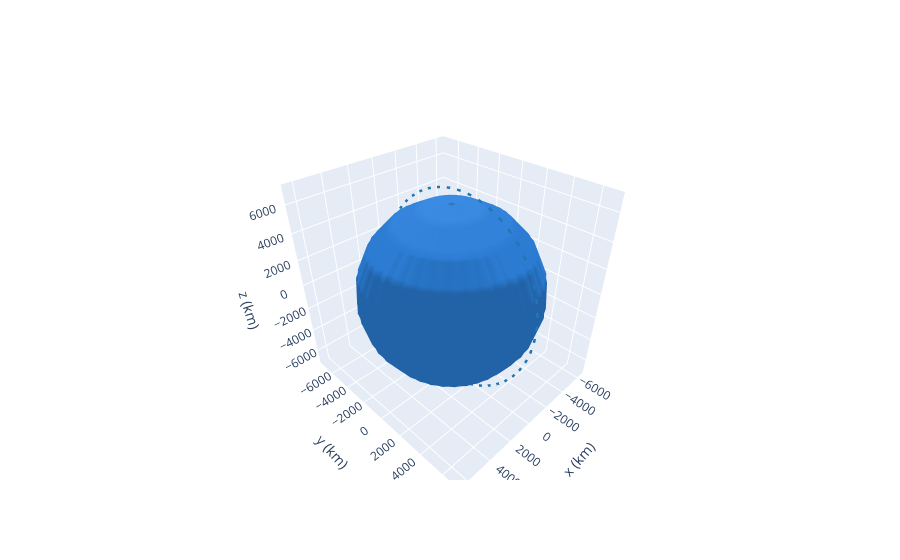

Notebook code for this chart:
### Code cell
sat0 = Orbit.from_classical(Earth, a, ecc, inc, raan, argp, 0 * u.deg)
frame = OrbitPlotter3D()
frame.plot(sat0)
frame.show()

### Figure 1 — Plotly figure (JSON) as saved in the notebook; plotly's stock layout.template omitted (floating-point values rounded to 4 significant figures; data arrays with more than 128 entries replaced by an {"elided": "..."} marker saying what was removed)
{"data": [{"cauto": false, "cmax": 1, "cmin": 1, "colorscale": [[0, "#2a7bd1"], [1, "#2a7bd1"]], "name": "Earth", "showscale": false, "type": "surface", "x": {"elided": "20x20 float values"}, "y": {"elided": "20x20 float values"}, "z": {"elided": "20x20 float values"}}, {"line": {"color": "rgb(31, 119, 180)", "dash": "dash", "width": 5}, "mode": "lines", "name": "2000-01-01 12:00", "type": "scatter3d", "x": {"elided": "150 float values"}, "y": {"elided": "150 float values"}, "z": {"elided": "150 float values"}}, {"cauto": false, "cmax": 1, "cmin": 1, "colorscale": [[0, "rgb(31, 119, 180)"], [1, "rgb(31, 119, 180)"]], "name": "2000-01-01 12:00", "showscale": false, "type": "surface", "x": {"elided": "20x20 float values"}, "y": {"elided": "20x20 float values"}, "z": {"elided": "20x20 float values"}}, {"cauto": false, "cmax": 1, "cmin": 1, "colorscale": [[0, "#2a7bd1"], [1, "#2a7bd1"]], "name": "Earth", "showscale": false, "type": "surface", "x": {"elided": "20x20 float values"}, "y": {"elided": "20x20 float values"}, "z": {"elided": "20x20 float values"}}, {"cauto": false, "cmax": 1, "cmin": 1, "colorscale": [[0, "#2a7bd1"], [1, "#2a7bd1"]], "name": "Earth", "showscale": false, "type": "surface", "x": {"elided": "20x20 float values"}, "y": {"elided": "20x20 float values"}, "z": {"elided": "20x20 float values"}}], "layout": {"autosize": true, "scene": {"aspectmode": "data", "xaxis": {"title": {"text": "x (km)"}}, "yaxis": {"title": {"text": "y (km)"}}, "zaxis": {"title": {"text": "z (km)"}}}}}
